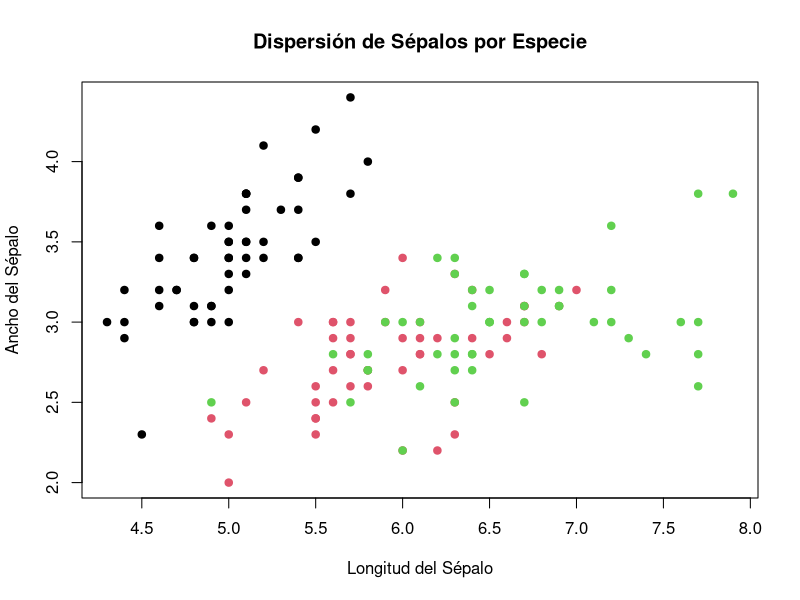

This figure's R source:
# Análisis Exploratorio de Datos (EDA) - Dataset Iris
# Lenguaje: R
# Descripción: Análisis estadístico básico de medidas botánicas

# 1. Cargar el dataset incorporado
data(iris)

# 2. Mostrar las primeras 5 filas para entender la estructura
head(iris)

# 3. Resumen estadístico de todas las variables (media, mediana, cuartiles)
summary(iris)

# 4. Calcular la media de la longitud del sépalo agrupada por especie
aggregate(Sepal.Length ~ Species, data = iris, FUN = mean)

# 5. Generar un gráfico de dispersión básico (Longitud vs Ancho)
plot(iris$Sepal.Length, iris$Sepal.Width, 
     col = iris$Species, 
     main = "Dispersión de Sépalos por Especie",
     xlab = "Longitud del Sépalo", 
     ylab = "Ancho del Sépalo",
     pch = 19)
